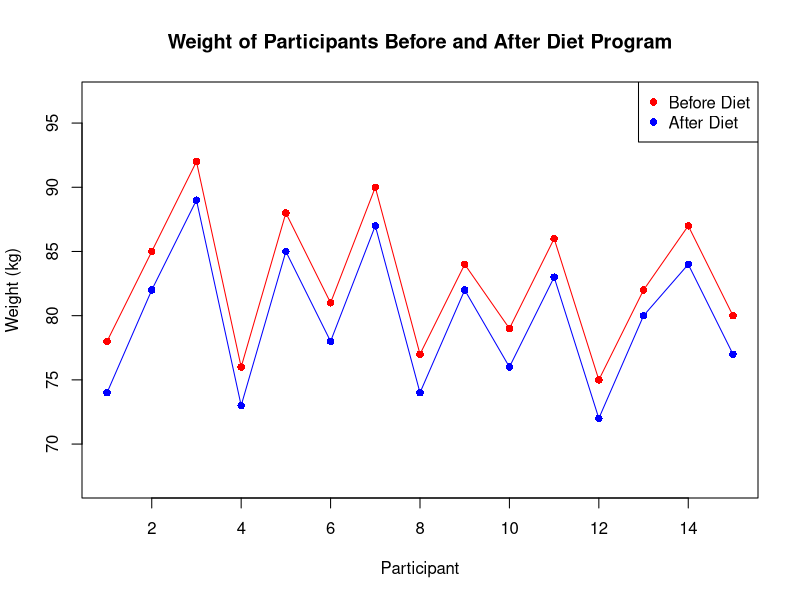
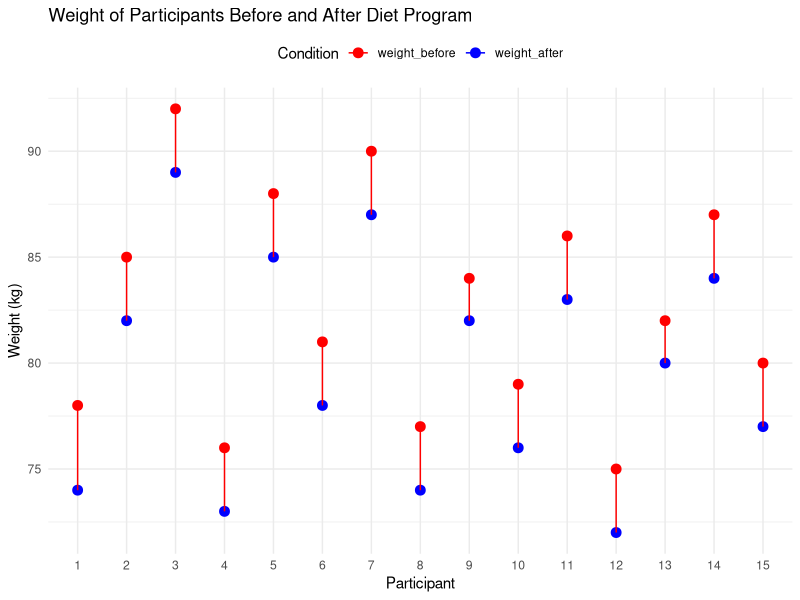

Source code (R) for these figures, in order: (Note: this script raises an error after producing the figures.)
# the One-Way Anova Test used to determine if there are statistically significant differences between the means of three or more independent (unrelated) groups.

# H0: the mean plant growth is the same across all fertilizer types
# HA: there is at least one fertilizer type that results in different mean plant growth compared to the others
# p-val < sig level reject H0
# p-val > sig level accept H0

# Load library packages
library(ggplot2)
library(reshape2)  # For the melt function

# Sample data for paired groups
diet_data <- data.frame(
  participant = 1:15,
  weight_before = c(78, 85, 92, 76, 88, 81, 90, 77, 84, 79, 86, 75, 82, 87, 80),
  weight_after = c(74, 82, 89, 73, 85, 78, 87, 74, 82, 76, 83, 72, 80, 84, 77)
)

# Display the dataset
print(diet_data)

# Perform paired sample t-test
paired_t_test_result <- t.test(diet_data$weight_before, diet_data$weight_after, paired = TRUE)

# Print the result
print(paired_t_test_result)

# Visualization: Base R Plot - Before and After Weights
plot(diet_data$participant, diet_data$weight_before, type = "o", col = "red", pch = 16, ylim = c(min(diet_data$weight_after) - 5, max(diet_data$weight_before) + 5),
     xlab = "Participant", ylab = "Weight (kg)", main = "Weight of Participants Before and After Diet Program")
lines(diet_data$participant, diet_data$weight_after, type = "o", col = "blue", pch = 16)
legend("topright", legend = c("Before Diet", "After Diet"), col = c("red", "blue"), pch = 16)

# Visualization: ggplot2 Plot - Before and After Weights
diet_data_long <- melt(diet_data, id.vars = 'participant', variable.name = 'Condition', value.name = 'Weight')

# Plot using ggplot2
ggplot(diet_data_long, aes(x = factor(participant), y = Weight, color = Condition, group = participant)) +
  geom_point(size = 3) +
  geom_line() +
  labs(title = "Weight of Participants Before and After Diet Program", x = "Participant", y = "Weight (kg)") +
  theme_minimal() +
  scale_color_manual(values = c("weight_before" = "red", "weight_after" = "blue")) +
  theme(legend.position = "top")

# Print test result with an interpretation
cat("Paired-Sample T-Test Results:\n")
cat("Test Statistic:", paired_t_test_result$statistic, "\n")
cat("p-value:", paired_t_test_result$p.value, "\n")

if(paired_t_test_result$p.value < alpha) {
  cat("Conclusion: Reject the null hypothesis (H0). There is a significant difference in the mean weight of participants before and after the diet program.\n")
} else {
  cat("Conclusion: Accept the null hypothesis (H0). There is no significant difference in the mean weight of participants before and after the diet program.\n")
}
